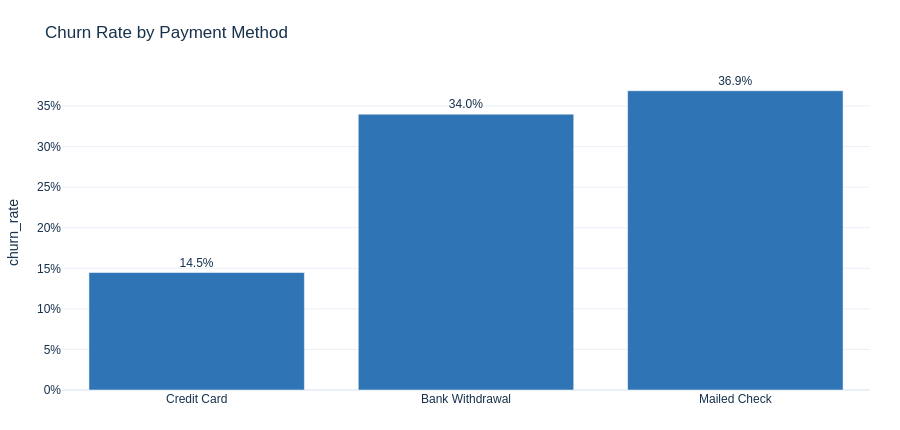

The notebook cell saved with this chart:
### Markdown cell above
## 6.6 Payment Method

**Business question:** Which payment arrangements are associated with the greatest churn exposure?

Mailed check has the highest churn rate at **36.88%**, followed by bank withdrawal at **34.00%**. Credit card customers churn at **14.48%**. Bank withdrawal is the larger commercial concern because it combines elevated risk with 3,909 customers and 1,329 churn events.

Payment method may reflect contract tenure, customer preferences, and customer profile. The company should test whether payment-friction, failed-payment, or communication improvements help before treating payment method as causal.

### Code cell
payment_summary = churn_summary(
    eda_df, "payment_method", ["Credit Card", "Bank Withdrawal", "Mailed Check"]
)
churn_rate_bar(payment_summary, "payment_method", "Churn Rate by Payment Method").show()

### Figure 1 — Plotly figure (JSON) as saved in the notebook; plotly's stock layout.template omitted (floating-point values rounded to 4 significant figures)
{"data": [{"alignmentgroup": "True", "customdata": [["Credit Card", 2749, 398], ["Bank Withdrawal", 3909, 1329], ["Mailed Check", 385, 142]], "hovertemplate": "Segment: %{customdata[0]}<br>Churn rate: %{value:.1%}<br>Customers: %{customdata[1]:,}<br>Churned: %{customdata[2]:,}<extra></extra>", "legendgroup": "", "marker": {"color": "#2F75B5", "pattern": {"shape": ""}}, "name": "", "offsetgroup": "", "orientation": "v", "showlegend": false, "text": ["14.5%", "34.0%", "36.9%"], "textposition": "outside", "type": "bar", "x": ["Credit Card", "Bank Withdrawal", "Mailed Check"], "xaxis": "x", "y": [0.1448, 0.34, 0.3688], "yaxis": "y"}], "layout": {"barmode": "relative", "font": {"color": "#17324D", "family": "Arial"}, "height": 430, "legend": {"tracegroupgap": 0}, "margin": {"b": 40, "l": 30, "r": 30, "t": 75}, "showlegend": false, "title": {"text": "Churn Rate by Payment Method"}, "xaxis": {"anchor": "y", "domain": [0, 1], "title": {}}, "yaxis": {"anchor": "x", "domain": [0, 1], "rangemode": "tozero", "tickformat": ".0%", "title": {"text": "churn_rate"}}}}
